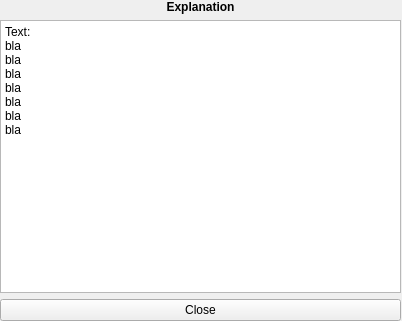
<?xml version="1.0" encoding="UTF-8"?>
<ui version="4.0">
 <class>Explanation</class>
 <widget class="QWidget" name="Explanation">
  <property name="geometry">
   <rect>
    <x>0</x>
    <y>0</y>
    <width>402</width>
    <height>321</height>
   </rect>
  </property>
  <property name="windowTitle">
   <string>Form</string>
  </property>
  <widget class="QWidget" name="verticalLayoutWidget">
   <property name="geometry">
    <rect>
     <x>0</x>
     <y>0</y>
     <width>401</width>
     <height>321</height>
    </rect>
   </property>
   <layout class="QVBoxLayout" name="verticalLayout" stretch="0,0,0">
    <property name="sizeConstraint">
     <enum>QLayout::SetDefaultConstraint</enum>
    </property>
    <item>
     <widget class="QLabel" name="label">
      <property name="font">
       <font>
        <weight>75</weight>
        <bold>true</bold>
       </font>
      </property>
      <property name="text">
       <string>Explanation</string>
      </property>
      <property name="alignment">
       <set>Qt::AlignCenter</set>
      </property>
     </widget>
    </item>
    <item>
     <widget class="QTextBrowser" name="textBrowser">
      <property name="sizePolicy">
       <sizepolicy hsizetype="MinimumExpanding" vsizetype="MinimumExpanding">
        <horstretch>0</horstretch>
        <verstretch>0</verstretch>
       </sizepolicy>
      </property>
      <property name="html">
       <string>&lt;!DOCTYPE HTML PUBLIC &quot;-//W3C//DTD HTML 4.0//EN&quot; &quot;http://www.w3.org/TR/REC-html40/strict.dtd&quot;&gt;
&lt;html&gt;&lt;head&gt;&lt;meta name=&quot;qrichtext&quot; content=&quot;1&quot; /&gt;&lt;style type=&quot;text/css&quot;&gt;
p, li { white-space: pre-wrap; }
&lt;/style&gt;&lt;/head&gt;&lt;body style=&quot; font-family:'Noto Sans'; font-size:9pt; font-weight:400; font-style:normal;&quot;&gt;
&lt;p style=&quot; margin-top:0px; margin-bottom:0px; margin-left:0px; margin-right:0px; -qt-block-indent:0; text-indent:0px;&quot;&gt;Text:&lt;/p&gt;
&lt;p style=&quot; margin-top:0px; margin-bottom:0px; margin-left:0px; margin-right:0px; -qt-block-indent:0; text-indent:0px;&quot;&gt;bla&lt;/p&gt;
&lt;p style=&quot; margin-top:0px; margin-bottom:0px; margin-left:0px; margin-right:0px; -qt-block-indent:0; text-indent:0px;&quot;&gt;bla&lt;/p&gt;
&lt;p style=&quot; margin-top:0px; margin-bottom:0px; margin-left:0px; margin-right:0px; -qt-block-indent:0; text-indent:0px;&quot;&gt;bla&lt;/p&gt;
&lt;p style=&quot; margin-top:0px; margin-bottom:0px; margin-left:0px; margin-right:0px; -qt-block-indent:0; text-indent:0px;&quot;&gt;bla&lt;/p&gt;
&lt;p style=&quot; margin-top:0px; margin-bottom:0px; margin-left:0px; margin-right:0px; -qt-block-indent:0; text-indent:0px;&quot;&gt;bla&lt;/p&gt;
&lt;p style=&quot; margin-top:0px; margin-bottom:0px; margin-left:0px; margin-right:0px; -qt-block-indent:0; text-indent:0px;&quot;&gt;bla&lt;/p&gt;
&lt;p style=&quot; margin-top:0px; margin-bottom:0px; margin-left:0px; margin-right:0px; -qt-block-indent:0; text-indent:0px;&quot;&gt;bla&lt;/p&gt;
&lt;p style=&quot;-qt-paragraph-type:empty; margin-top:0px; margin-bottom:0px; margin-left:0px; margin-right:0px; -qt-block-indent:0; text-indent:0px;&quot;&gt;&lt;br /&gt;&lt;/p&gt;
&lt;p style=&quot;-qt-paragraph-type:empty; margin-top:0px; margin-bottom:0px; margin-left:0px; margin-right:0px; -qt-block-indent:0; text-indent:0px;&quot;&gt;&lt;br /&gt;&lt;/p&gt;&lt;/body&gt;&lt;/html&gt;</string>
      </property>
     </widget>
    </item>
    <item>
     <widget class="QPushButton" name="pushButton">
      <property name="text">
       <string>Close</string>
      </property>
     </widget>
    </item>
   </layout>
  </widget>
 </widget>
 <resources/>
 <connections/>
</ui>
